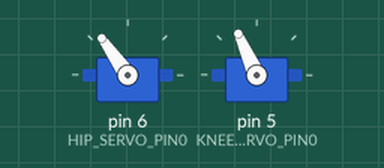
This program was run on a simulated Arduino Uno, built with avr-gcc and run on an emulated ATmega328P. Parts: 2 × servo. What the program prints to the serial monitor is not drawn.

Above: at 0.1 s.
At 10.15 s:
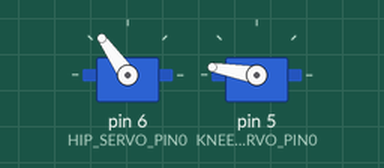
At 23.63 s:
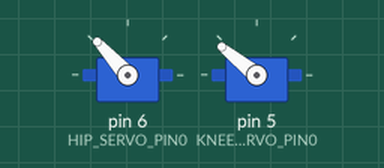
At 38.91 s:
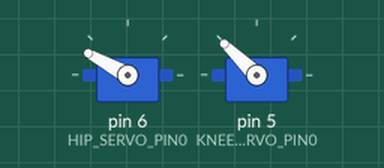
Timing chart, 0 to 40.0 s (numbered marks = the images above):
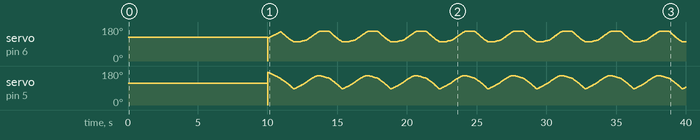

The program:

main.cpp
```cpp
#include <Arduino.h>
#include <Servo.h>
#include <Ramp.h>
#include <PPMReader.h>
#include <interpolation.cpp>

byte ppmPin = 3;
byte numChannels = 10;

PPMReader ppm(ppmPin, numChannels);

#define HIP_SERVO_PIN0 6
#define KNEE_SERVO_PIN0 5

short int ULL = 150;
short int LLL = 150;
double t1, t2, added_angle;
Servo hip_servos[4];
Servo knee_servos[4];
const int hip_offsets[] = {90};
const int knee_offsets[] = {50};

Interpolation interpX;
Interpolation interpY;
int step_state = 0;
double x, y, tar_x, tar_y, ptar_x, ptar_y;

void forward_kinematics(double theta1, double theta2, double *xf, double *yf) {
    *xf = -cos(theta1) * (double)ULL + sin(theta2) * (double)LLL;
    *yf = sin(theta1) * (double)ULL + cos(theta2) * (double)LLL;
}


void get_angles_from_length(double l, double *theta1, double *theta2) {
    *theta1 = PI / 2 - acos((pow(l, 2) + pow(ULL, 2) - pow(LLL, 2)) / (2.0 * l * (double)ULL));
    *theta2 = acos((pow(LLL,2) + pow(l, 2) - pow(ULL, 2)) / (2.0 * (double) LLL * l));
}


void inverse_kinematics(double xf, double yf, double *theta1, double *theta2, double *add_angle) {
    double new_leg_length = sqrt(pow(xf, 2) + pow(yf, 2));
    *add_angle = atan2(xf, yf);
    get_angles_from_length(new_leg_length, theta1, theta2);
    *theta1 += *add_angle;
    *theta2 += *add_angle;
}


void move_leg_to_pos(double xf, double yf, int leg_num){
    inverse_kinematics(xf, yf, &t1, &t2, &added_angle);
    int micros = (int)map((long)((double)hip_offsets[leg_num] + degrees(t1)), 0, 180, 500, 2500);
    hip_servos[leg_num].writeMicroseconds(micros);
    micros = (int)map((int)((double)knee_offsets[leg_num] + degrees(t2)), 0, 180, 500, 2500);
    knee_servos[leg_num].writeMicroseconds(micros);
}


void step_fsm(double cur_x, double cur_y, double *target_x, double *target_y, double *prev_target_x, double *prev_target_y, int* state, const int step_length, const int step_height){
    if ((abs(cur_x - *target_x) < 10) && (abs(cur_y - *target_y) < 10)) {
        if (*state == 0) { // Bring foot to start of step powerstroke
            (*state)++;
            *prev_target_x = *target_x;
            *prev_target_y = *target_y;
            *target_x = (float) step_length / 2;
            *target_y = step_height;
        } else if (*state == 1) { // Slide foot backwards
            (*state)++;
            *prev_target_x = *target_x;
            *prev_target_y = *target_y;
            *target_x = -(float) step_length / 2;
            *target_y = step_height;
        } else if (*state == 2){ // Bring foot forwards and up 5 cm
            (*state)++;
            *prev_target_x = *target_x;
            *prev_target_y = *target_y;
            *target_x = 0;
            *target_y = step_height - 50;
        }else if (*state == 3){ // Bring foot above step positiongit
            (*state) = 0;
            *prev_target_x = *target_x;
            *prev_target_y = *target_y;
            *target_x = (float) step_length / 2;
        }
    }
}


void move_interpolation(){
    double prev_target_x, prev_target_y, target_x, target_y, cur_x, cur_y;
    int state = 0;

}


void setup() {
    // Get Startup Angles
    double start_x = 0;
    double start_y = 150;
    Serial.begin(115200);
    // Attach Servos
    hip_servos[0].attach(HIP_SERVO_PIN0);
    knee_servos[0].attach(KNEE_SERVO_PIN0);

    // Move to start pos
    move_leg_to_pos(start_x, start_y, 0);
    x = start_x;
    y = start_y;
    delay(10000);
}

void loop() {
    //for (byte channel = 1; channel <= numChannels; ++channel) {
    //        unsigned value = ppm.latestValidChannelValue(channel, 0);
    //}
    //unsigned int interp_speed = map(ppm.latestValidChannelValue(5, 0), 1000, 2000, 500, 100);
    unsigned int interp_speed = 1000;
    step_fsm(x, y, &tar_x, &tar_y, &ptar_x, &ptar_y, &step_state, 150, 150);
    x = interpX.go(tar_x, interp_speed);
    y = interpY.go(tar_y, interp_speed);
    move_leg_to_pos(x, y, 0);
    Serial.println("Current state:");
    Serial.println(step_state);
    Serial.println(x);
    Serial.println(y);
}
```

interpolation.cpp
```cpp
#include <Ramp.h>

class Interpolation {
    public:
        rampDouble myRamp;
        int interpFlag = 0;
        double prev_value;

        Interpolation() {
            myRamp.setGrain(1);
        }

        double go(double input, unsigned long duration){

            if (input != prev_value){
                interpFlag = 0;
            }
            prev_value = input;
            if (interpFlag == 0){
                myRamp.go(input, duration, LINEAR, ONCEFORWARD);
                interpFlag = 1;
            }
            myRamp.update();
            return myRamp.getValue();
        }
};
```
